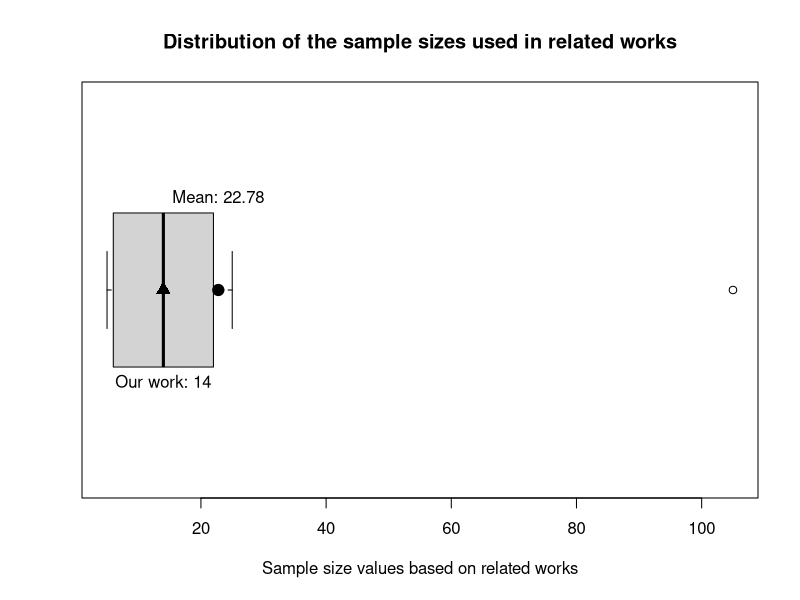

Here is the R script that generated this plot:
# R script to generate the boxplot with the used sample sizes in the related work.

# Define the data array
data <- c(25, 15, 5, 8, 5, 105, 22, 6, 14)

# Compute mean
mean_value <- mean(data)

# Define the value to highlight
highlight_value <- 14

# Create the horizontal boxplot
boxplot(data, horizontal=TRUE, main="Distribution of the sample sizes used in related works", 
        col="lightgray", xlab="Sample size values based on related works")

# Add the mean as a point in black
points(mean_value, 1, col="black", pch=19, cex=1.5)
text(mean_value, 1.2, labels=paste("Mean:", round(mean_value,2)), col="black", pos=3)

# Add the highlighted value (14) as a separate point in white with black border
points(highlight_value, 1, col="black", bg="black", pch=17, cex=1.5)
text(highlight_value, 0.8, labels=paste("Our work:", highlight_value), col="black", pos=1)
